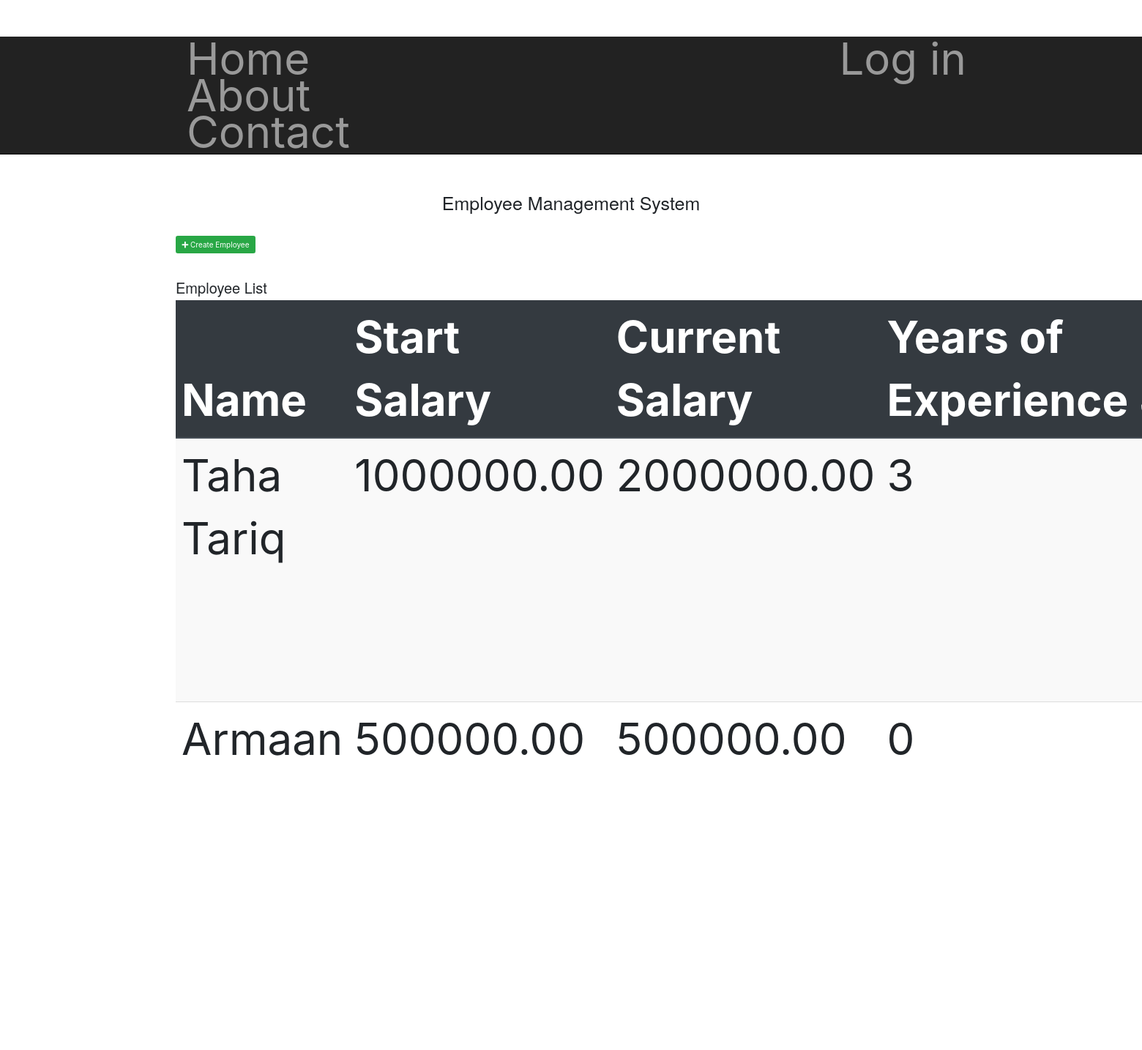
The page / on the database its author committed.
### app/models.py (models this page shows)
class Employee(models.Model):
    name = models.CharField(max_length=50)
    start_salary = models.DecimalField(max_digits=9, decimal_places=2, default=0.0, null=False)
    current_salary = models.DecimalField(max_digits=9, decimal_places=2, default=0.0, null=False)
    years_of_experience = models.IntegerField(null=False, default=0)
    date_of_joining = models.DateTimeField()
    created_dt = models.DateTimeField(auto_now_add=True, auto_now=False)
    updated_dt = models.DateTimeField(auto_now=True)
    class Meta:
        db_table='employee'

### app/views.py (the view)
# urls.py: path('', HomeView.as_view(), name='home'),
class HomeView(TemplateView):
    template_name = 'app/index.html'
    def get_context_data(self, **kwargs):
        context = super().get_context_data(**kwargs)
        context['title'] = 'Employee Management System'
        context['year'] = datetime.now().year
        employee_data = Employee.objects.all()
        final_data = employee_data.values()
        print(final_data)
        context['final_data'] = final_data
        return context

### app/templates/app/index.html (shortened to what this page needs)
{% extends "app/layout.html" %}
{% block content %}
<!DOCTYPE html>
<html lang="en">
<head>
    <link rel="stylesheet" href="https://maxcdn.bootstrapcdn.com/bootstrap/4.5.2/css/bootstrap.min.css">
    <link rel="stylesheet" href="https://cdnjs.cloudflare.com/ajax/libs/font-awesome/5.15.4/css/all.min.css">
    <link rel="stylesheet" href="index.css" />
</head>
<body>
    <div class="container mt-5">
        <h1 class="container1">{{ title }}</h1>
        <a href="{% url 'employee-create' %}" class="btn btn-success mb-4">
            <i class="fas fa-plus"></i> Create Employee
        </a>
        <h2>Employee List</h2>
        {% if final_data %}
        <table class="table table-striped">
            <thead class="thead-dark">
                <tr>
                    <th>Name</th>
                    <th>Start Salary</th>
                    <th>Current Salary</th>
                    <th>Years of Experience</th>
                    <th>Date of Joining</th>
                </tr>
            </thead>
            <tbody>
                {% for employee in final_data %}
                <tr>
                    <td>{{ employee.name }}</td>
                    <td>{{ employee.start_salary }}</td>
                    <td>{{ employee.current_salary }}</td>
                    <td>{{ employee.years_of_experience }}</td>
                    <td>{{ employee.date_of_joining }}</td>
                </tr>
                {% endfor %}
            </tbody>
        </table>
        {% else %}
        <p>No employees found.</p>
        {% endif %}
    </div>
</body>
</html>
{% endblock %}

### app/templates/app/layout.html (shortened to what this page needs)
<!DOCTYPE html>
<html>
<head>
    {% load static %}
    <link rel="stylesheet" type="text/css" href="{% static 'app/content/bootstrap.min.css' %}" />
    <link rel="stylesheet" type="text/css" href="{% static 'app/content/site.css' %}" />
</head>
<body>
    <div class="navbar navbar-inverse navbar-fixed-top">
        <div class="container">
            <div class="navbar-collapse collapse">
                <ul class="nav navbar-nav">
                    <li><a href="{% url 'home' %}">Home</a></li>
                    <li><a href="{% url 'about' %}">About</a></li>
                    <li><a href="{% url 'contact' %}">Contact</a></li>
                </ul>
                {% include 'app/loginpartial.html' %}
            </div>
        </div>
    </div>
    <div class="container body-content">
        {% block content %}{% endblock %}
    </div>
</body>
</html>

### app/templates/app/loginpartial.html
{% if user.is_authenticated %}
<form id="logoutForm" action="/logout/" method="post" class="navbar-right">
    {% csrf_token %}
    <ul class="nav navbar-nav navbar-right">
        <li><span class="navbar-brand">Hello {{ user.username }}!</span></li>
        <li><a href="javascript:document.getElementById('logoutForm').submit()">Log off</a></li>
    </ul>
</form>
{% else %}
<ul class="nav navbar-nav navbar-right">
    <li><a href="{% url 'login' %}">Log in</a></li>
</ul>
{% endif %}

### app/static/app/content/site.css (style rules this page uses)
body { padding-top: 50px; padding-bottom: 20px; }
.body-content { padding-left: 15px; padding-right: 15px; }

### app/templates/app/index.css (style rules this page uses)
body { font-size: 60px }
.container1 { display: flex; justify-content: center; }
h1 { margin: 0; }

### rows shown on the page
Employee: name "Taha Tariq", start_salary "1000000.00", current_salary "2000000.00", years_of_experience "3"
Employee: name "Armaan", start_salary "500000.00", current_salary "500000.00", years_of_experience "0"

### other values the page prints
{{ title }} "Employee Management System"
